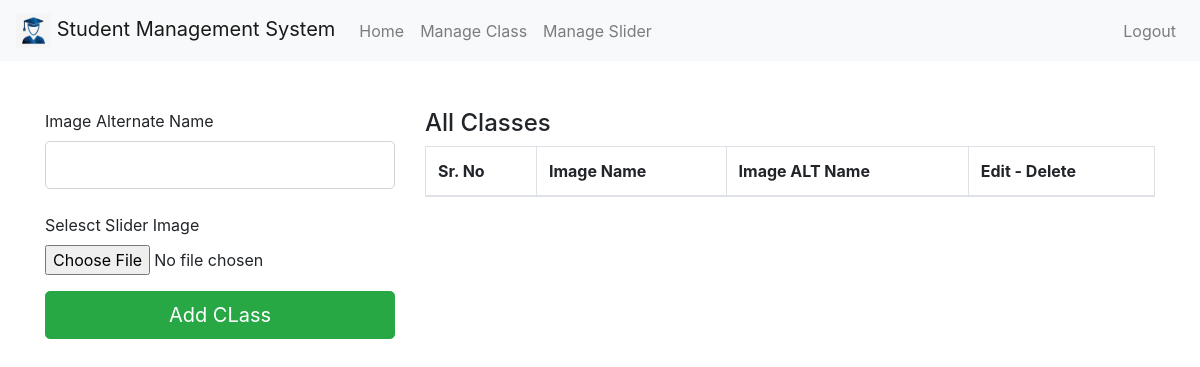
Page /Admin/ManageSlider.php (signed in) on the earlier database version.
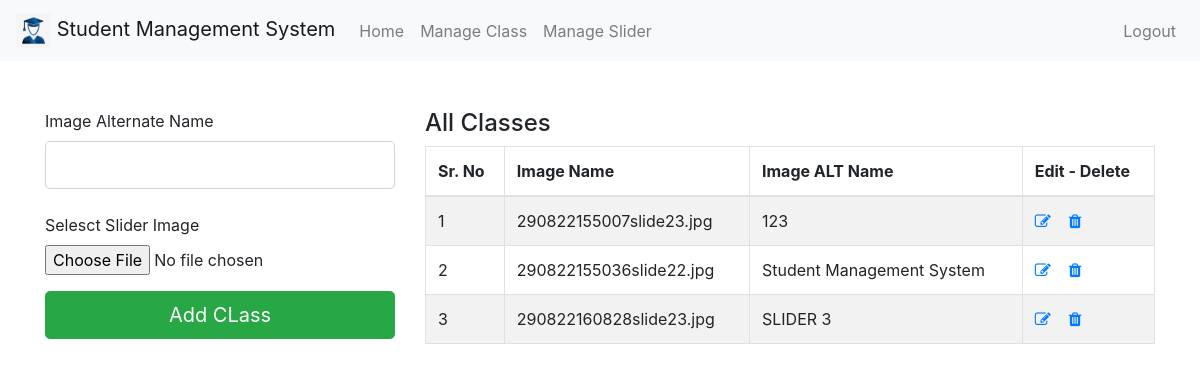
Same page on the later database version.
### tables this page shows
CREATE TABLE `slider` (
  `Slider_Id` int(50) NOT NULL,
  `Slider_Image` varchar(200) NOT NULL,
  `Slider_ALT` varchar(200) NOT NULL,
  `Slider_Status` tinyint(1) NOT NULL
);

### Admin/ManageSlider.php (the view, shortened to what this page needs)
<?php
include 'header.php';
?>
<section>
  <div class="container py-5">
    <div class="row">
      <div class="col-md-4">
        <form method="POST" enctype="multipart/form-data">
          <div class="form-outline mb-4">
            <label class="form-label" for="form1Example13">Image Alternate Name</label>
            <input type="text" id="form1Example13" name="ImageName" class="form-control form-control-lg" />
          </div>
          <div class="mb-4">
            <label class="form-label" for="form1Example13">Selesct Slider Image</label>
            <input type="file" id="form1Example13" name="fileToUpload" class="" />
            <input type="submit" name="AddSlider" class="btn btn-success btn-lg btn-block mt-3" value="Add CLass">
          </div>
        </form>
      </div>
    <div class="col-md-8">
        <table class="table table-bordered table-hover table-striped">
          <h4>All Classes</h4>
          <thead>
            <tr>
              <th>Sr. No</th>
              <th>Image Name</th>
              <th>Image ALT Name</th>
              <th>Edit - Delete</th>
            </tr>
          </thead>
          <tbody>
            <?php
            $Select_ALL = "Select * from slider";
            $res = mysqli_query($conn, $Select_ALL);
            $i = 1;
            while ($row = mysqli_fetch_assoc($res)) {
            ?>
              <tr>
                <td scope="row"><?php echo $i; ?></td>
                <td><?php echo $row['Slider_Image']; ?></td>
                <td><?php echo $row['Slider_ALT']; ?></td>
                <td>
                  <a href="UpdateSlider.php#?Slider_id=<?php echo $row['Slider_Id'] ?>"><i class="fa fa-edit"></i></a>
                  &nbsp;&nbsp; <a href="#.php?delete_id=<?php echo $row['Slider_Id'] ?>"><i class="fa fa-trash"></i></a>
                </td>
              </tr>
            <?php
              $i++;
            }
            ?>
          </tbody>
        </table>
      </div>
    </div>
    </div>
</section>

### Admin/Header.php (shortened to what this page needs)
<!doctype html>
<html lang="en">
  <head>
    <link rel="stylesheet" href="https://cdnjs.cloudflare.com/ajax/libs/font-awesome/4.7.0/css/font-awesome.min.css">
    <link rel="stylesheet" href="https://stackpath.bootstrapcdn.com/bootstrap/4.3.1/css/bootstrap.min.css">
  </head>
  <body>
  <nav class="navbar navbar-expand-md navbar-light bg-light">
        <a class="navbar-brand" href="#"><img src="../images/logo.jpg" height="35px" > Student Management System</a>
        <div class="collapse navbar-collapse" id="collapsibleNavId">
            <ul class="navbar-nav mr-auto mt-2 mt-lg-0">
                <li class="nav-item">
                    <a class="nav-link" href="#">Home </a>
                </li>
                <li class="nav-item">
                    <a class="nav-link" href="AddClass.php">Manage Class</a>
                </li>
                <li class="nav-item">
                    <a class="nav-link" href="ManageSlider.php">Manage Slider</a>
                </li>
            </ul>
            <ul class="navbar-nav"><li class="nav-item">
                    <a class="nav-link" href="logout.php">Logout </a>
            </li></ul>
        </div>
    </nav>

Differences in the rows shown:
added slider: Slider_Image "290822155007slide23.jpg", Slider_ALT "123"
added slider: Slider_Image "290822155036slide22.jpg", Slider_ALT "Student Management System"
added slider: Slider_Image "290822160828slide23.jpg", Slider_ALT "SLIDER 3"
